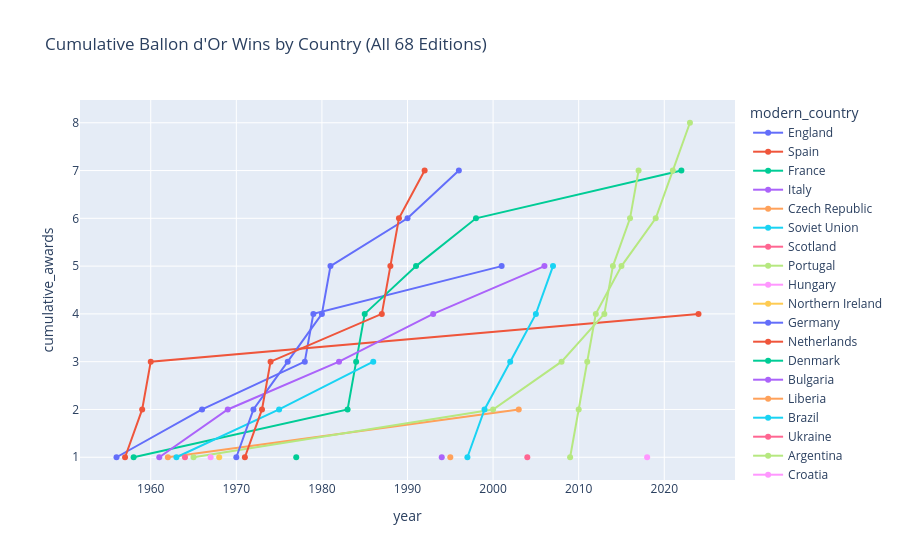

Notebook code cell kept with this figure:
### Code cell
country_ranking = (
    df_valid.groupby("modern_country")
    .agg(
        Total_Awards=("year", "count"),
        Unique_Players=("player", "nunique"),
        Players_List=("player", lambda x: ", ".join(x.unique())),
        Years=("year", lambda x: ", ".join(x.astype(str)))
    )
    .sort_values(by="Total_Awards", ascending=False)
)
display(country_ranking)

df_sorted = df_valid.sort_values("year").copy()
df_sorted["cumulative_awards"] = df_sorted.groupby("modern_country").cumcount() + 1

fig3 = px.line(
    df_sorted,
    x="year",
    y="cumulative_awards",
    color="modern_country",
    markers=True,
    hover_data=["player", "club", "season_goals", "season_assists"],
    title="Cumulative Ballon d'Or Wins by Country (All 68 Editions)"
)
fig3.show()

### Figure 1 — Plotly figure (JSON) as saved in the notebook; plotly's stock layout.template omitted (floating-point values rounded to 4 significant figures)
{"data": [{"customdata": [["Stanley Matthews", "Blackpool", 3, 12], ["Bobby Charlton", "Manchester United", 18, 15], ["Kevin Keegan", "Hamburger SV", 17, 13], ["Kevin Keegan", "Hamburger SV", 17, 14], ["Michael Owen", "Liverpool", 24, 7]], "hovertemplate": "modern_country=England<br>year=%{x}<br>cumulative_awards=%{y}<br>player=%{customdata[0]}<br>club=%{customdata[1]}<br>season_goals=%{customdata[2]}<br>season_assists=%{customdata[3]}<extra></extra>", "legendgroup": "England", "line": {"color": "#636efa", "dash": "solid"}, "marker": {"symbol": "circle"}, "mode": "lines+markers", "name": "England", "orientation": "v", "showlegend": true, "type": "scatter", "x": [1956, 1966, 1978, 1979, 2001], "xaxis": "x", "y": [1, 2, 3, 4, 5], "yaxis": "y"}, {"customdata": [["Alfredo Di Stéfano", "Real Madrid", 43, 10], ["Alfredo Di Stéfano", "Real Madrid", 34, 11], ["Luis Suárez", "Barcelona", 14, 18], ["Rodri", "Manchester City", 9, 14]], "hovertemplate": "modern_country=Spain<br>year=%{x}<br>cumulative_awards=%{y}<br>player=%{customdata[0]}<br>club=%{customdata[1]}<br>season_goals=%{customdata[2]}<br>season_assists=%{customdata[3]}<extra></extra>", "legendgroup": "Spain", "line": {"color": "#EF553B", "dash": "solid"}, "marker": {"symbol": "circle"}, "mode": "lines+markers", "name": "Spain", "orientation": "v", "showlegend": true, "type": "scatter", "x": [1957, 1959, 1960, 2024], "xaxis": "x", "y": [1, 2, 3, 4], "yaxis": "y"}, {"customdata": [["Raymond Kopa", "Real Madrid", 11, 15], ["Michel Platini", "Juventus", 28, 14], ["Michel Platini", "Juventus", 25, 16], ["Michel Platini", "Juventus", 29, 15], ["Jean-Pierre Papin", "Marseille", 36, 7], ["Zinédine Zidane", "Juventus", 11, 16], ["Karim Benzema", "Real Madrid", 44, 15]], "hovertemplate": "modern_country=France<br>year=%{x}<br>cumulative_awards=%{y}<br>player=%{customdata[0]}<br>club=%{customdata[1]}<br>season_goals=%{customdata[2]}<br>season_assists=%{customdata[3]}<extra></extra>", "legendgroup": "France", "line": {"color": "#00cc96", "dash": "solid"}, "marker": {"symbol": "circle"}, "mode": "lines+markers", "name": "France", "orientation": "v", "showlegend": true, "type": "scatter", "x": [1958, 1983, 1984, 1985, 1991, 1998, 2022], "xaxis": "x", "y": [1, 2, 3, 4, 5, 6, 7], "yaxis": "y"}, {"customdata": [["Omar Sívori", "Juventus", 28, 12], ["Gianni Rivera", "AC Milan", 11, 19], ["Paolo Rossi", "Juventus", 13, 4], ["Roberto Baggio", "Juventus", 30, 14], ["Fabio Cannavaro", "Juventus / Real Madrid", 4, 1]], "hovertemplate": "modern_country=Italy<br>year=%{x}<br>cumulative_awards=%{y}<br>player=%{customdata[0]}<br>club=%{customdata[1]}<br>season_goals=%{customdata[2]}<br>season_assists=%{customdata[3]}<extra></extra>", "legendgroup": "Italy", "line": {"color": "#ab63fa", "dash": "solid"}, "marker": {"symbol": "circle"}, "mode": "lines+markers", "name": "Italy", "orientation": "v", "showlegend": true, "type": "scatter", "x": [1961, 1969, 1982, 1993, 2006], "xaxis": "x", "y": [1, 2, 3, 4, 5], "yaxis": "y"}, {"customdata": [["Josef Masopust", "Dukla Prague", 12, 14], ["Pavel Nedvěd", "Juventus", 14, 17]], "hovertemplate": "modern_country=Czech Republic<br>year=%{x}<br>cumulative_awards=%{y}<br>player=%{customdata[0]}<br>club=%{customdata[1]}<br>season_goals=%{customdata[2]}<br>season_assists=%{customdata[3]}<extra></extra>", "legendgroup": "Czech Republic", "line": {"color": "#FFA15A", "dash": "solid"}, "marker": {"symbol": "circle"}, "mode": "lines+markers", "name": "Czech Republic", "orientation": "v", "showlegend": true, "type": "scatter", "x": [1962, 2003], "xaxis": "x", "y": [1, 2], "yaxis": "y"}, {"customdata": [["Lev Yashin", "Dynamo Moscow", 0, 0], ["Oleg Blokhin", "Dynamo Kyiv", 25, 9], ["Igor Belanov", "Dynamo Kyiv", 20, 8]], "hovertemplate": "modern_country=Soviet Union<br>year=%{x}<br>cumulative_awards=%{y}<br>player=%{customdata[0]}<br>club=%{customdata[1]}<br>season_goals=%{customdata[2]}<br>season_assists=%{customdata[3]}<extra></extra>", "legendgroup": "Soviet Union", "line": {"color": "#19d3f3", "dash": "solid"}, "marker": {"symbol": "circle"}, "mode": "lines+markers", "name": "Soviet Union", "orientation": "v", "showlegend": true, "type": "scatter", "x": [1963, 1975, 1986], "xaxis": "x", "y": [1, 2, 3], "yaxis": "y"}, {"customdata": [["Denis Law", "Manchester United", 46, 9]], "hovertemplate": "modern_country=Scotland<br>year=%{x}<br>cumulative_awards=%{y}<br>player=%{customdata[0]}<br>club=%{customdata[1]}<br>season_goals=%{customdata[2]}<br>season_assists=%{customdata[3]}<extra></extra>", "legendgroup": "Scotland", "line": {"color": "#FF6692", "dash": "solid"}, "marker": {"symbol": "circle"}, "mode": "lines+markers", "name": "Scotland", "orientation": "v", "showlegend": true, "type": "scatter", "x": [1964], "xaxis": "x", "y": [1], "yaxis": "y"}, {"customdata": [["Eusébio", "Benfica", 48, 11], ["Luís Figo", "Barcelona / Real Madrid", 14, 22], ["Cristiano Ronaldo", "Manchester United", 42, 8], ["Cristiano Ronaldo", "Real Madrid", 55, 13], ["Cristiano Ronaldo", "Real Madrid", 51, 17], ["Cristiano Ronaldo", "Real Madrid", 51, 15], ["Cristiano Ronaldo", "Real Madrid", 42, 12]], "hovertemplate": "modern_country=Portugal<br>year=%{x}<br>cumulative_awards=%{y}<br>player=%{customdata[0]}<br>club=%{customdata[1]}<br>season_goals=%{customdata[2]}<br>season_assists=%{customdata[3]}<extra></extra>", "legendgroup": "Portugal", "line": {"color": "#B6E880", "dash": "solid"}, "marker": {"symbol": "circle"}, "mode": "lines+markers", "name": "Portugal", "orientation": "v", "showlegend": true, "type": "scatter", "x": [1965, 2000, 2008, 2013, 2014, 2016, 2017], "xaxis": "x", "y": [1, 2, 3, 4, 5, 6, 7], "yaxis": "y"}, {"customdata": [["Flórián Albert", "Ferencváros", 28, 10]], "hovertemplate": "modern_country=Hungary<br>year=%{x}<br>cumulative_awards=%{y}<br>player=%{customdata[0]}<br>club=%{customdata[1]}<br>season_goals=%{customdata[2]}<br>season_assists=%{customdata[3]}<extra></extra>", "legendgroup": "Hungary", "line": {"color": "#FF97FF", "dash": "solid"}, "marker": {"symbol": "circle"}, "mode": "lines+markers", "name": "Hungary", "orientation": "v", "showlegend": true, "type": "scatter", "x": [1967], "xaxis": "x", "y": [1], "yaxis": "y"}, {"customdata": [["George Best", "Manchester United", 32, 14]], "hovertemplate": "modern_country=Northern Ireland<br>year=%{x}<br>cumulative_awards=%{y}<br>player=%{customdata[0]}<br>club=%{customdata[1]}<br>season_goals=%{customdata[2]}<br>season_assists=%{customdata[3]}<extra></extra>", "legendgroup": "Northern Ireland", "line": {"color": "#FECB52", "dash": "solid"}, "marker": {"symbol": "circle"}, "mode": "lines+markers", "name": "Northern Ireland", "orientation": "v", "showlegend": true, "type": "scatter", "x": [1968], "xaxis": "x", "y": [1], "yaxis": "y"}, {"customdata": [["Gerd Müller", "Bayern Munich", 42, 6], ["Franz Beckenbauer", "Bayern Munich", 6, 11], ["Franz Beckenbauer", "Bayern Munich", 5, 10], ["Karl-Heinz Rummenigge", "Bayern Munich", 29, 11], ["Karl-Heinz Rummenigge", "Bayern Munich", 29, 10], ["Lothar Matthäus", "Inter Milan", 13, 12], ["Matthias Sammer", "Borussia Dortmund", 5, 6]], "hovertemplate": "modern_country=Germany<br>year=%{x}<br>cumulative_awards=%{y}<br>player=%{customdata[0]}<br>club=%{customdata[1]}<br>season_goals=%{customdata[2]}<br>season_assists=%{customdata[3]}<extra></extra>", "legendgroup": "Germany", "line": {"color": "#636efa", "dash": "solid"}, "marker": {"symbol": "circle"}, "mode": "lines+markers", "name": "Germany", "orientation": "v", "showlegend": true, "type": "scatter", "x": [1970, 1972, 1976, 1980, 1981, 1990, 1996], "xaxis": "x", "y": [1, 2, 3, 4, 5, 6, 7], "yaxis": "y"}, {"customdata": [["Johan Cruyff", "Ajax", 27, 21], ["Johan Cruyff", "Ajax / Barcelona", 24, 22], ["Johan Cruyff", "Barcelona", 19, 20], ["Ruud Gullit", "PSV / AC Milan", 24, 15], ["Marco van Basten", "AC Milan", 19, 6], ["Marco van Basten", "AC Milan", 32, 8], ["Marco van Basten", "AC Milan", 29, 9]], "hovertemplate": "modern_country=Netherlands<br>year=%{x}<br>cumulative_awards=%{y}<br>player=%{customdata[0]}<br>club=%{customdata[1]}<br>season_goals=%{customdata[2]}<br>season_assists=%{customdata[3]}<extra></extra>", "legendgroup": "Netherlands", "line": {"color": "#EF553B", "dash": "solid"}, "marker": {"symbol": "circle"}, "mode": "lines+markers", "name": "Netherlands", "orientation": "v", "showlegend": true, "type": "scatter", "x": [1971, 1973, 1974, 1987, 1988, 1989, 1992], "xaxis": "x", "y": [1, 2, 3, 4, 5, 6, 7], "yaxis": "y"}, {"customdata": [["Allan Simonsen", "Borussia Mönchengladbach", 18, 12]], "hovertemplate": "modern_country=Denmark<br>year=%{x}<br>cumulative_awards=%{y}<br>player=%{customdata[0]}<br>club=%{customdata[1]}<br>season_goals=%{customdata[2]}<br>season_assists=%{customdata[3]}<extra></extra>", "legendgroup": "Denmark", "line": {"color": "#00cc96", "dash": "solid"}, "marker": {"symbol": "circle"}, "mode": "lines+markers", "name": "Denmark", "orientation": "v", "showlegend": true, "type": "scatter", "x": [1977], "xaxis": "x", "y": [1], "yaxis": "y"}, {"customdata": [["Hristo Stoichkov", "Barcelona", 24, 11]], "hovertemplate": "modern_country=Bulgaria<br>year=%{x}<br>cumulative_awards=%{y}<br>player=%{customdata[0]}<br>club=%{customdata[1]}<br>season_goals=%{customdata[2]}<br>season_assists=%{customdata[3]}<extra></extra>", "legendgroup": "Bulgaria", "line": {"color": "#ab63fa", "dash": "solid"}, "marker": {"symbol": "circle"}, "mode": "lines+markers", "name": "Bulgaria", "orientation": "v", "showlegend": true, "type": "scatter", "x": [1994], "xaxis": "x", "y": [1], "yaxis": "y"}, {"customdata": [["George Weah", "Paris Saint-Germain / AC Milan", 18, 9]], "hovertemplate": "modern_country=Liberia<br>year=%{x}<br>cumulative_awards=%{y}<br>player=%{customdata[0]}<br>club=%{customdata[1]}<br>season_goals=%{customdata[2]}<br>season_assists=%{customdata[3]}<extra></extra>", "legendgroup": "Liberia", "line": {"color": "#FFA15A", "dash": "solid"}, "marker": {"symbol": "circle"}, "mode": "lines+markers", "name": "Liberia", "orientation": "v", "showlegend": true, "type": "scatter", "x": [1995], "xaxis": "x", "y": [1], "yaxis": "y"}, {"customdata": [["Ronaldo", "Barcelona / Inter Milan", 47, 12], ["Rivaldo", "Barcelona", 29, 15], ["Ronaldo", "Inter Milan / Real Madrid", 15, 3], ["Ronaldinho", "Barcelona", 13, 16], ["Kaká", "AC Milan", 18, 11]], "hovertemplate": "modern_country=Brazil<br>year=%{x}<br>cumulative_awards=%{y}<br>player=%{customdata[0]}<br>club=%{customdata[1]}<br>season_goals=%{customdata[2]}<br>season_assists=%{customdata[3]}<extra></extra>", "legendgroup": "Brazil", "line": {"color": "#19d3f3", "dash": "solid"}, "marker": {"symbol": "circle"}, "mode": "lines+markers", "name": "Brazil", "orientation": "v", "showlegend": true, "type": "scatter", "x": [1997, 1999, 2002, 2005, 2007], "xaxis": "x", "y": [1, 2, 3, 4, 5], "yaxis": "y"}, {"customdata": [["Andriy Shevchenko", "AC Milan", 29, 5]], "hovertemplate": "modern_country=Ukraine<br>year=%{x}<br>cumulative_awards=%{y}<br>player=%{customdata[0]}<br>club=%{customdata[1]}<br>season_goals=%{customdata[2]}<br>season_assists=%{customdata[3]}<extra></extra>", "legendgroup": "Ukraine", "line": {"color": "#FF6692", "dash": "solid"}, "marker": {"symbol": "circle"}, "mode": "lines+markers", "name": "Ukraine", "orientation": "v", "showlegend": true, "type": "scatter", "x": [2004], "xaxis": "x", "y": [1], "yaxis": "y"}, {"customdata": [["Lionel Messi", "Barcelona", 38, 18], ["Lionel Messi", "Barcelona", 47, 11], ["Lionel Messi", "Barcelona", 53, 24], ["Lionel Messi", "Barcelona", 73, 29], ["Lionel Messi", "Barcelona", 58, 27], ["Lionel Messi", "Barcelona", 51, 22], ["Lionel Messi", "Barcelona / Paris Saint-Germain", 38, 14], ["Lionel Messi", "Paris Saint-Germain / Inter Miami", 21, 20]], "hovertemplate": "modern_country=Argentina<br>year=%{x}<br>cumulative_awards=%{y}<br>player=%{customdata[0]}<br>club=%{customdata[1]}<br>season_goals=%{customdata[2]}<br>season_assists=%{customdata[3]}<extra></extra>", "legendgroup": "Argentina", "line": {"color": "#B6E880", "dash": "solid"}, "marker": {"symbol": "circle"}, "mode": "lines+markers", "name": "Argentina", "orientation": "v", "showlegend": true, "type": "scatter", "x": [2009, 2010, 2011, 2012, 2015, 2019, 2021, 2023], "xaxis": "x", "y": [1, 2, 3, 4, 5, 6, 7, 8], "yaxis": "y"}, {"customdata": [["Luka Modrić", "Real Madrid", 2, 8]], "hovertemplate": "modern_country=Croatia<br>year=%{x}<br>cumulative_awards=%{y}<br>player=%{customdata[0]}<br>club=%{customdata[1]}<br>season_goals=%{customdata[2]}<br>season_assists=%{customdata[3]}<extra></extra>", "legendgroup": "Croatia", "line": {"color": "#FF97FF", "dash": "solid"}, "marker": {"symbol": "circle"}, "mode": "lines+markers", "name": "Croatia", "orientation": "v", "showlegend": true, "type": "scatter", "x": [2018], "xaxis": "x", "y": [1], "yaxis": "y"}], "layout": {"legend": {"title": {"text": "modern_country"}, "tracegroupgap": 0}, "title": {"text": "Cumulative Ballon d'Or Wins by Country (All 68 Editions)"}, "xaxis": {"anchor": "y", "domain": [0, 1], "title": {"text": "year"}}, "yaxis": {"anchor": "x", "domain": [0, 1], "title": {"text": "cumulative_awards"}}}}
